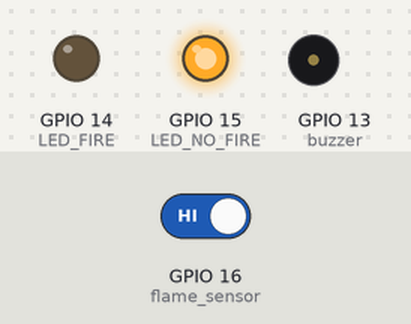
Simulated run of this sketch. Board: ESP8266 (NodeMCU). On the bench: output pins drawn as LEDs (lit = HIGH), buzzer (waves = sounding, pin HIGH). The inputs (shaded band) are chosen by the test bench; at power-on: GPIO 16 (flame_sensor) HIGH. WiFi joins after 1.5 s; servers stay silent unless stated; uploads are accepted with an empty reply; what the sketch prints to the serial monitor is not drawn.

Above: at 2.7 s.
2.8 s: GPIO 16 (flame_sensor) driven LOW
At 4.5 s:
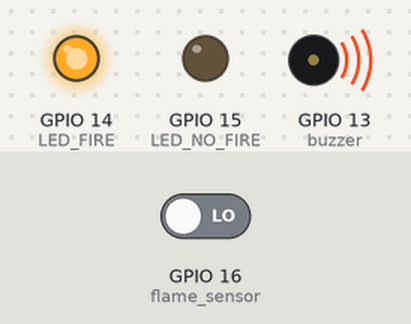
5.0 s: GPIO 16 (flame_sensor) driven HIGH
At 6.2 s:
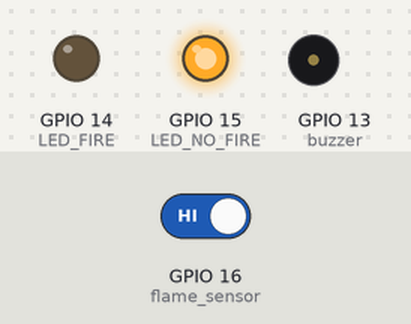
Timing chart, 0 to 8.0 s (numbered marks = the images above; inputs shaded):
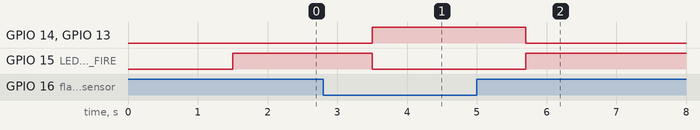

The sketch:

fireAlarm_proj.ino
```cpp
#include <ESP8266WiFi.h>
#include <WiFiClient.h>
#include <ESP8266WebServer.h>
#include <ESP8266HTTPClient.h>

int buzzer = 13;//D7
int LED_FIRE = 14;//D5
int LED_NO_FIRE = 15;//D8
int flame_sensor = 16;//D0

const char* ssid="POCOPHONE";
const char* password = "pocophone";

HTTPClient http;
String LINK =
  "http://us-central1-firealarm-b3fbd.cloudfunctions.net/sendMail/?dest=indranil12jana@gmail.com";

int flame_detected;
bool mailSent = false;

void setup()
{
  Serial.begin(9600);


  pinMode(buzzer, OUTPUT);
  pinMode(LED_FIRE, OUTPUT);
  pinMode(LED_NO_FIRE, OUTPUT);
  pinMode(flame_sensor, INPUT);

  connectToWifi();
}

void loop()
{
  flame_detected = digitalRead(flame_sensor);
  if (flame_detected == 0)
  {
    Serial.println("Flame detected...! take action immediately.");
    digitalWrite(LED_NO_FIRE, LOW);
    digitalWrite(LED_FIRE, HIGH);
    digitalWrite(buzzer, HIGH);
//    blinkLED();
    sendMail();
  }
  else
  {
    Serial.println("No flame detected. stay cool");
    digitalWrite(LED_NO_FIRE, HIGH);
    digitalWrite(buzzer, LOW);
    digitalWrite(LED_FIRE, LOW);
    mailSent = false;
  }
  delay(1000);
}

void connectToWifi() {
  Serial.print("Wifi connecting to ");
  Serial.println( ssid );

  WiFi.begin(ssid,password);

  Serial.println();
  Serial.print("Connecting");

  while( WiFi.status() != WL_CONNECTED ){
      delay(500);
      Serial.print(".");
  }

  Serial.println();

  Serial.println("Wifi Connected Success!");
}

//void blinkLED() {
//  digitalWrite(LED_FIRE, HIGH);
//  delay(200);
//  digitalWrite(LED_FIRE, LOW);
//  delay(200);
//}


void sendMail() {
  if(mailSent) return;

  http.begin(LINK);

  int httpCode = http.GET();
  if (httpCode > 0) {
   String payload = http.getString();    //Get the response payload

   Serial.println(httpCode);   //Print HTTP return code
   Serial.println(payload);    //Print request response payload
  } else {
    Serial.println("ERROR: Something went wrong...");
  }
  mailSent = true;
  http.end();
}


//MAGIC LINKS TO MAKE SENDING WORK

//Enable less secure apps - https://www.google.com/settings/security/lesssecureapps
//Disable Captcha temporarily so you can connect the new device/server - https://accounts.google.com/b/0/displayunlockcaptcha
```

Measured:
- after the input at 2.8 s, GPIO 14 (LED_FIRE), GPIO 13 (buzzer): LOW → HIGH after 0.70 s; GPIO 15 (LED_NO_FIRE): HIGH → LOW after 0.70 s
- after the input at 5.0 s, GPIO 14 (LED_FIRE), GPIO 13 (buzzer): HIGH → LOW after 0.70 s; GPIO 15 (LED_NO_FIRE): LOW → HIGH after 0.70 s
